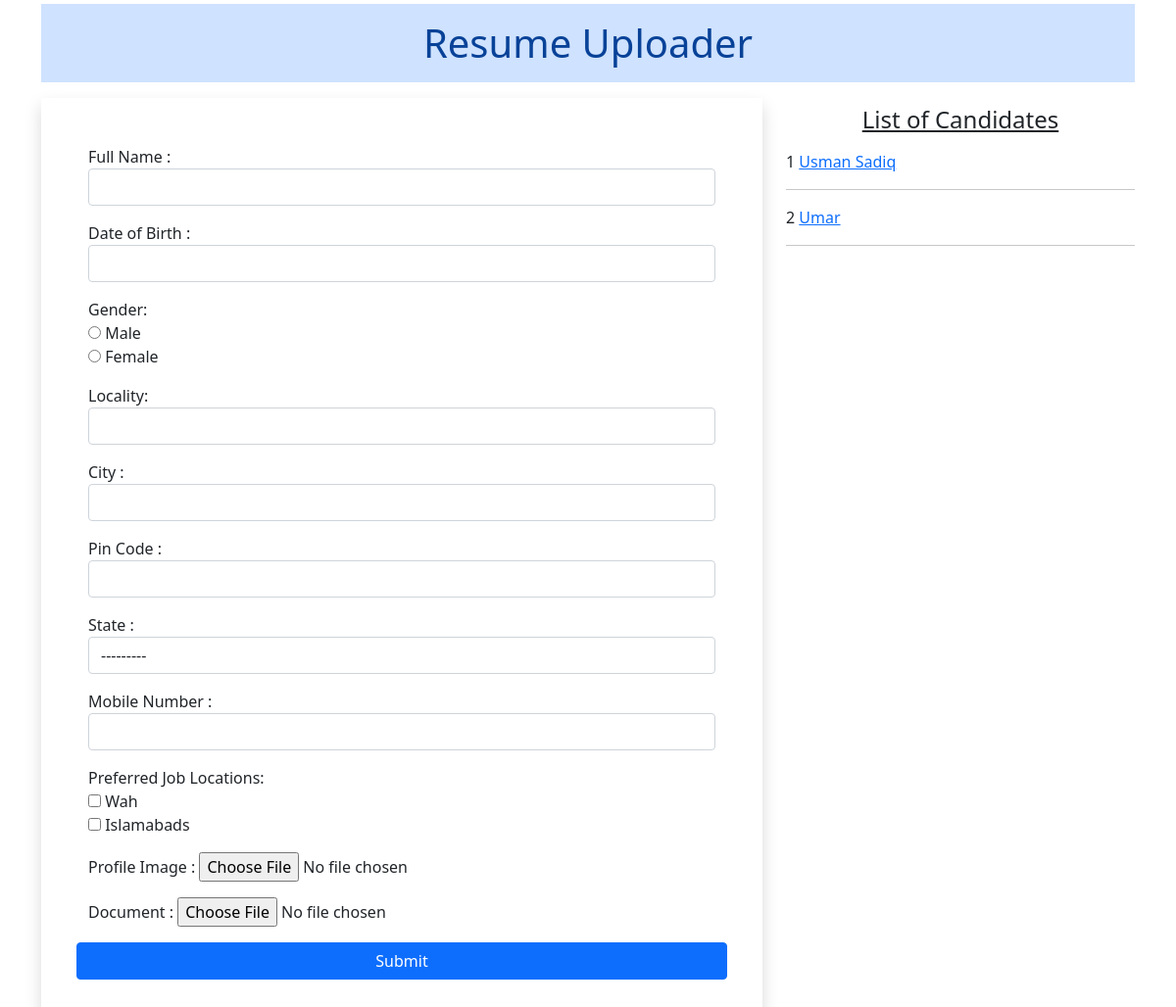
The page / on the database its author committed.
### myapp/models.py (models this page shows)
class Resume(models.Model):
    STATE_CHOICE =  (
        ('Sindh','Sindh'),
        ('Punjab','Punjab')
    )
    name = models.CharField(max_length=100)
    dob = models.DateField(auto_now=False,auto_now_add=False)
    gender = models.CharField(max_length=100)
    locality = models.CharField(max_length=100)
    city = models.CharField(max_length=100)
    pin = models.PositiveIntegerField()
    state = models.CharField(choices=STATE_CHOICE, max_length=50)
    mobile = models.PositiveIntegerField()
    email = models.EmailField()
    job_city = models.CharField(max_length=100)
    profile_image = models.ImageField(upload_to='profileimg',blank=True)
    my_file = models.FileField(upload_to='doc',blank=True)

### myapp/views.py (the view)
# urls.py: 2. Add a URL to urlpatterns:  path('', views.home, name='home')
def home(request):
    if request.method == 'POST':
        form = ResumeForm(request.POST,request.FILES)
        if form.is_valid():
            form.save()
    else:
        form = ResumeForm()
        candidates = Resume.objects.all()
    return render(request,'myapp/home.html',{'form':form,'candidates':candidates})

### myapp/templates/myapp/home.html (shortened to what this page needs)
<!doctype html>
<html lang="en">
  <head>
    <link href="https://cdn.jsdelivr.net/npm/bootstrap@5.1.3/dist/css/bootstrap.min.css" rel="stylesheet">
  </head>
  <body>
    <div class="container">
        <h1 class='text-center alert-primary mt-1 p-3 '>Resume Uploader</h1>
        <div class="row">
            <div class="col-sm-8">
                <form action="" method="post" enctype='multipart/form-data' class=' shadow mt-2 p-5'>
                    {% for fm in form %}
                    <div class="form-group mb-3">
                        {{fm.label_tag}} {{fm}} <small class="text-danger">{{fm.errors|striptags}}</small>
                    </div>
                    {% endfor %}
                    <div class="row">
                      <input type="submit" value="Submit" class='btn btn-primary text-center'>
                    </div>
                </form>
            </div>
            <div class="col-sm-4">
                <h4 class='text-center m-3'> <u>List of Candidates</u> </h4>
                {% for c in candidates %}
                {{c.id}} <a href={% url 'candidates' c.id %}>{{c.name}}</a>
                <hr>
                {% endfor %}
            </div>
        </div>
    </div>
  </body>
</html>

### rows shown on the page
Resume: id "1", name "Usman Sadiq"
Resume: id "2", name "Umar"

### other values the page prints
{{ fm.label_tag }} "Full Name :" "Date of Birth :" "Gender:" "Locality:" "City :" "Pin Code :" "State :" "Mobile Number :" "Preferred Job Locations:" "Profile Image :" "Document :"
